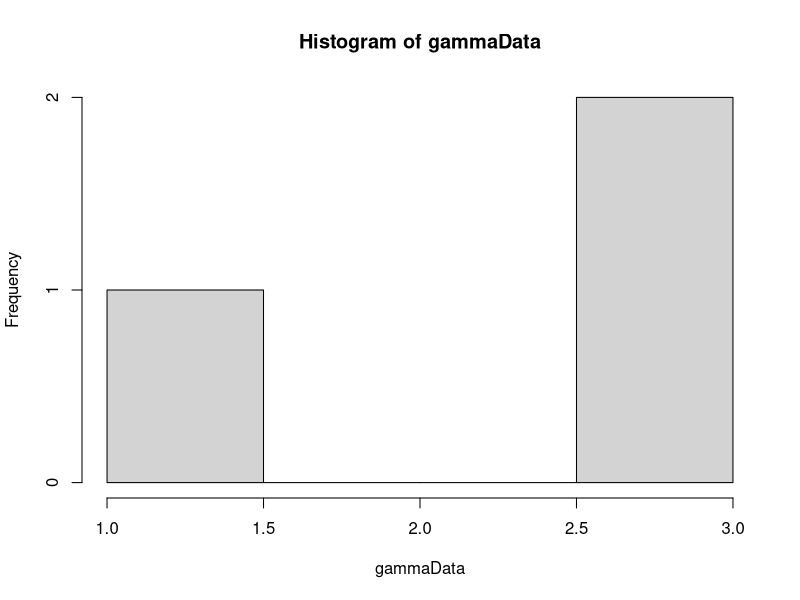

Reproduce this figure in R. (Note: this script raises an error after producing the figure.)
library(MCMCpack)

#weightedUniform <- function(n, numIterations) {
#  # Generate sample of from a weighted uniform distribution
#  # 
#  # Args:
#  #   n: number of points in sample
#  #   
#  # Returns:
#  #   A vector sample
#  uCurr = runif(n)
#  alphaCurr = findAlpha(s2, uCurr)
#  uConv = rep(0, numIterations)
#  uTrace = rep(0, numIterations)
#  for(i in 1:numIterations) {
#    uProp = runif(n)
#    alphaProp = findAlpha(s2, uProp)
#    if(alphaProp != -1) {
#      proportionalProp = proportionalDensity(uProp, alphaProp)
#      proportionalCurr = proportionalDensity(uCurr, alphaCurr)
#      alphaVal = min(1, proportionalProp/proportionalCurr)
#      u = runif(1)
#      print(i)
#      if (u <= alphaVal) {
#        uCurr = uProp
#        alphaCurr = alphaProp
#      }  
#    }
#    uConv[i] = var(uCurr)
#    uTrace[i] = uCurr[1]
#  }
#  plot(uConv, type="l")
#  plot(uTrace, type="l")
#  return(uCurr)
#}
#
#proportionalDensity <- function(u, alpha) {
#  # Calculate proportional density for indepence sampling
#  # 
#  # Args:
#  #   u: A vector from an uniform distribution.
#  #   alpha: A scalar value
#  #   
#  # Returns:
#  #   A scalar value
#  
#  gammaInv = rep(0, length(u))
#  diffGammaInv = rep(0, length(u))
#  for(i in 1:length(u)) {
#    gammaInv[i] = invGammaCumulative(u[i], alpha)
#    diffGammaInv[i] = diffAlphaInvGammaCumulative(u[i], alpha)
#  }
#  return(calcWeight(gammaInv, diffGammaInv))
#}
#
#calcWeight <- function(gammaInv, diffGammaInv) {
#  # Calculate weigth for a gamma distribution
#  #
#  # Args:
#  #   gammaInv: A list of values from the inverse cumulative gamma.
#  #   diffGammaInv: A list of values from the derivative of the inverse cumulative gamma.
#  #   
#  # Returns:
#  #   A scalar value
#  weight = (1/length(gammaInv))*(sum(diffGammaInv/gammaInv)) - sum(diffGammaInv)/sum(gammaInv)
#  return(weight)
#}

calcWeight <- function(u, alpha) {
  # Calculates weight for given u and alpha.
  # 
  # Args:
  #   u: A vector.
  #   alpha: A scalar.
  #   
  # Returns:
  #   The weight value. A scalar.
  gammaInv = rep(0, length(u))
  diffGammaInv = rep(0, length(u))
  for(i in 1:length(u)) {
    gammaInv[i] = invGammaCumulative(u[i], alpha)
    diffGammaInv[i] = diffAlphaInvGammaCumulative(u[i], alpha)
  }
  pi = getPiValue()
  weight = pi/((1/length(gammaInv))*(sum(diffGammaInv/gammaInv)) - sum(diffGammaInv)/sum(gammaInv))
  return(weight)
}

getPiValue <- function() {
  # get value of pi function to be used in calculation of weights.
  # 
  # Returns:
  #   A scalar value.
  if (piValue == "constant") {
    return(1)
  } else if (piValue == "jeffrey") {
    # Return jeffrey prior
    return(1)
  } else if (piValue == "betaOption") {
    return(estBeta)
  }
}

calcPhi <- function(u, alpha) {
  phiPoint = rep(0, length(u))
  for(i in 1:length(u)) {
    xValue = invGammaCumulative(u[i], alpha)
    phiPoint[i] = xValue > probValue
  }
  return(sum(phiPoint)/length(u))
}

invGammaCumulative <- function(u, alpha) {
  # Finds the inverse of the cumulative gamma.
  # 
  # Args:
  #   u: Scalar value.
  #   alpha: Scalar value.
  #   
  # Returns:
  #   A scalar. The inverse value given u and alpha.
  x = 0
  stepSize = 0.1
  tolerance = 0.00001
  direction = 1
  integralValue = 0
  
  while(abs(integralValue - u) > tolerance){
    x = x + direction*stepSize
    if(x<0) {
      x = 0
      direction = 1
    }
    
    if(method == "integrate") {
      integralv = integrate(gammaDensity, 0, x)
      integralValue = integral$valuev
    } else if(method == "pgamma") {
      integralv = pgamma(x, shape=alpha, scale=1)
      integralValue = integralv
    }
    
    
    # Going left and pass the point
    if ((u > integralValue) && (direction == -1)) {
      stepSize = stepSize/2
      direction = 1
    }
    
    # Going right and pass the point
    if ((u < integralValue) && (direction == 1)) {
      stepSize = stepSize/2
      direction = -1
    }
  }
  return(x)
}

diffAlphaInvGammaCumulative <- function(u, alpha) {
  # Derivative of gamma distribution with respect to alpha.
  # 
  # Args:
  #   u: Scalar between 0 and 1.
  #   alpha: Scalar larger than 0.
  #   
  # Returns:
  #   Scalar value. Derivative at point alpha.
  firstPoint = invGammaCumulative(u,alpha)
  secondPoint = invGammaCumulative(u, alpha + alphaHStep)
  return((secondPoint - firstPoint)/alphaHStep)
}

calcDerivateFunction <- function(u, alphaValue) {
  # Analytically find the derivative of cumulative inverse.
  # 
  # Args:
  #   u: Scalar value between 0 and 1.
  #   alphaValue: Scalar value.
  #   
  # Returns:
  #   A scalar value.
  largeFInv = invGammaCumulative(u, alphaValue)
  integralPart = integrate(integralFunction, 0, largeFInv)
  return((digamma(alphaValue)*u - integralPart$value)*gamma(alphaValue)/((largeFInv^(alphaValue - 1))*exp(-largeFInv)))
}

integralFunction <- function(y) {
  # Function to be integrated.
  return(log(y)*(y^(alphaValue - 1))*exp(-y)/gamma(alphaValue))
}

optimfindAlpha <- function() {
  if((calcValueTau2(u, alphaUpperBound) < s2) || (calcValueTau2(u, alphaLowerBound) > s2)) {
    return(-1)
  }
  return(optim(c(0.1), optimFunction, lower=alphaLowerBound, upper=alphaUpperBound, method="Brent")$par)
}

optimFunction <- function(alpha) {
  return(abs(s2-calcValueTau2(u, alpha)))
}

findAlpha <- function(s2, u) {
  # Function to calculate alpha value
  # 
  # Args:
  #   s2: Scalar value of sufficient statistic
  #   u: A vector
  #   
  # Returns:
  #   A scalar value of alpha.
  
  alphaValue = 0.1
  stepSize = 1
  direction = 1
  tolerance = 0.0001
  tau2Value = 0
  prevTau2Value = 0
  it = 0
  while(abs(s2 - tau2Value) > tolerance) {
    it = it + 1
    alphaValue = alphaValue + direction*stepSize
    if(alphaValue<=0) {
      alphaValue = 0.1
      direction = 1
    }
    prevTau2Value = tau2Value
    tau2Value = calcValueTau2(u, alphaValue)
    if ((s2 > tau2Value) && (direction == -1)) {
      stepSize = stepSize/2
      direction = 1
    }
    
    if ((s2 < tau2Value) && (direction == 1)) {
      stepSize = stepSize/2
      direction = -1
    }
    
    if(isAlphaOutsideValidInterval(alphaValue, direction)) {
      return(-1)
    }  
    if(it==100) {
      return(-1)
    }
    
  }
  
  return(alphaValue)
}

isAlphaOutsideValidInterval <- function(alphaValue, direction) {
  # Function to check if the alphaValue is outside allowed interval.
  # 
  # Args:
  #   alphaValue: A scalar value
  #   direction: A scalar value. Either 1 or -1.
  #   
  # Returns:
  #   Boolean value.
  return((alphaValue < alphaLowerBound && direction == -1) || (alphaValue > alphaUpperBound && direction == 1))
}

findBeta <- function(s1, u, alphaValue) {
  # Calculates beta
  # 
  # Args:
  #   s1: Scalar value.
  #   u: Vector of values between 0 and 1.
  #   alphaValue: Scalar value.
  #   
  # Returns:
  #   A scalar value.
  largeFInv = rep(0, length(u))
  for(i in 1:length(u)) {
    largeFInv[i] = invGammaCumulative(u[i], alphaValue)
  }
  return(s1*length(u)/(sum(largeFInv)))
}

calcValueTau2 <- function(u, alphaValue) {
  largeFInv = rep(0, length(u))
  for(i in 1:length(u)) {
    largeFInv[i] = invGammaCumulative(u[i], alphaValue)
  }
  return(length(u)*((prod(largeFInv))^(1/length(u)))/sum(largeFInv))
}

calcValueTau2Method2 <- function(x) {
  return(length(x)*((prod(x))^(1/length(x)))/sum(x))
}

alpha = 2
beta = 1
hStep = 0.01
alphaHStep = 0.01
method = "pgamma"
NUM_SAMPLES = 1000
NUM_POINTS = 3
alphaUpperBound = 20
alphaLowerBound = 0.1
# Pi is used in calculation of weights
# Options are:
#   "constant"
#   "betaOption"
#   "jeffrey"
#   
piValue = "betOption"

# Generate data
gammaData = rgamma(NUM_POINTS, shape=alpha, scale = beta)
hist(gammaData)
# Calculation of statistics
s1 = sum(gammaData)/NUM_POINTS
s2 = NUM_POINTS*((prod(gammaData))^(1/NUM_POINTS))/sum(gammaData)

# Generation of samples
phi = rep(0, NUM_SAMPLES)
# Phi is the prob that X>probValue
probValue = 1
weightsW = rep(0, NUM_SAMPLES)
sampleIndex = 1
iterationNumber = 0
estAlpha = rep(0, NUM_SAMPLES)
estBeta = 0
while(sampleIndex <= NUM_SAMPLES) {
  u = runif(NUM_POINTS)
  estAlpha[sampleIndex] = optimfindAlpha()
  if(estAlpha[sampleIndex] != -1) {
    estBeta = findBeta(s1, u, estAlpha[sampleIndex])
    weightsW[sampleIndex] = calcWeight(u, estAlpha[sampleIndex])
    phi[sampleIndex] = calcPhi(u, estAlpha[sampleIndex])
    sampleIndex = sampleIndex + 1
    print(sampleIndex)
  }
  #print(iterationNumber)
  iterationNumber = iterationNumber + 1
}
alphaAcceptance = (sampleIndex-1)/iterationNumber
hist(weightsW, breaks = 200)
expectedPhi = sum(phi*weightsW)/sum(weightsW)
plot(estAlpha, weightsW)
